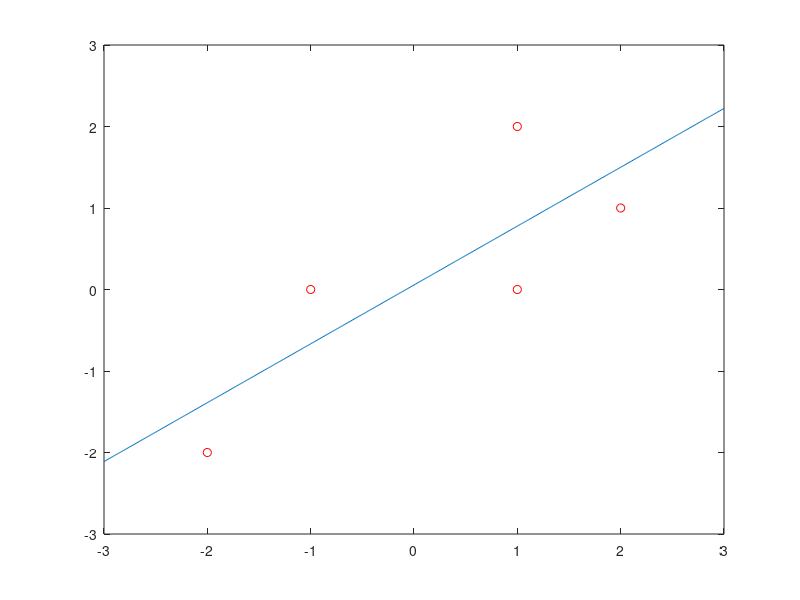

The MATLAB script that drew this image:
x = [1;2;1;-1;-2];
y = [0;1;2;0;-2];
A = [x, [1 1 1 1 1]'];
B = inv(A'*A)*A'*y;
x1 = [-3:0.01:3];
y1 = polyval(B,x1);
plot(x,y,'ro',x1,y1)